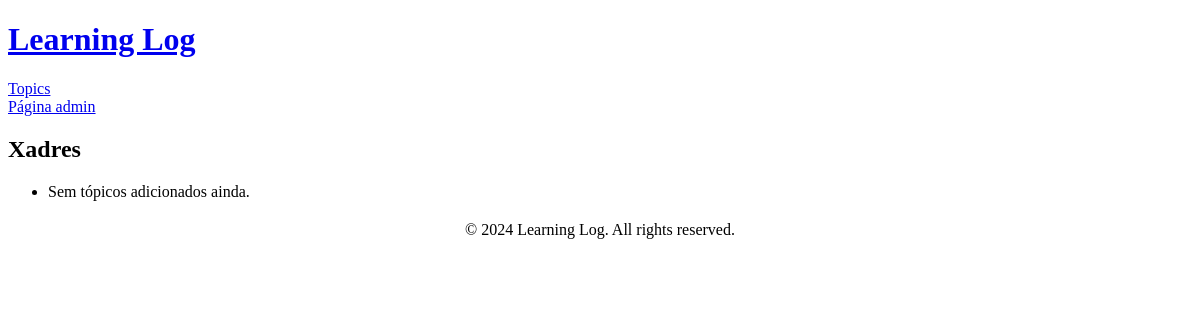
Page /topics/1/ on the earlier database version.
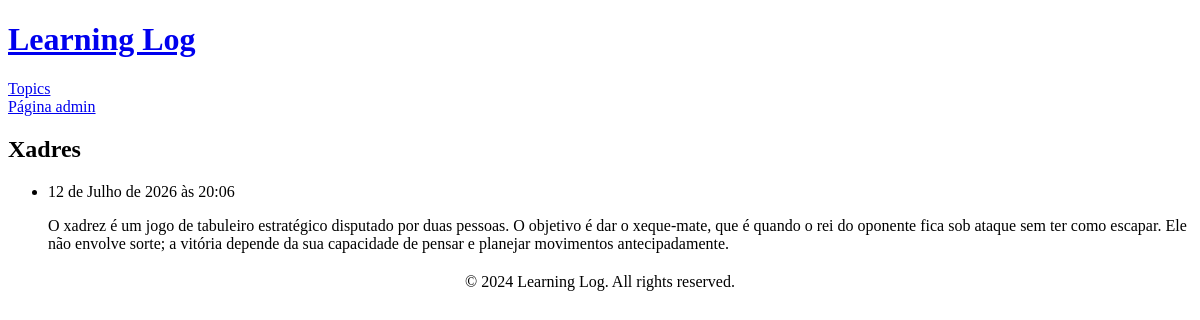
Same page on the later database version.
### learning_logs/models.py (models this page shows, shortened)
class Entry(models.Model):
    topic = models.ForeignKey(Topic, on_delete=models.CASCADE)
    """ o on_delete=models.CASCADE significa que se o tópico for excluído, todas as entradas relacionadas a ele também serão excluídas. """
    text = models.TextField()
    date_added = models.DateTimeField(auto_now_add=True)
    class Meta:
        verbose_name_plural = 'entries'

### learning_logs/views.py (the view)
# urls.py: path('topics/<topic_id>/', views.topic, name='topic'),
def topic(request, topic_id):
    topic = Topic.objects.get(id=topic_id)
    entries = topic.entry_set.order_by('-date_added')
    context = {'topic': topic,
               'entries': entries
              }
    return render(request, 'topic.html', context)

### learning_logs/models.py (called while the page is built)
    def __str__(self):
        return f"{self.text}"

### learning_logs/templates/topic.html
{% extends "base.html" %}
{% block content %}
    <h2>{{ topic }}</h2>
    <ul>
        {% for entry in entries %}
            <li>{{ entry.date_added }}</li>
            <p>{{ entry.text }}</p>
            {% empty %}
                <li>Sem tópicos adicionados ainda.</li>
        {% endfor %}
    </ul>
{% endblock content %}

Differences in the rows shown:
added Entry: date_added "12 de Julho de 2026 às 20:06", text "O xadrez é um jogo de tabuleiro estratégico disputado por duas pessoas. O objetivo é dar o xeque-mate, que é quando o rei do oponente fica sob ataque sem ter como escapar. Ele não envolve sorte; a vitória depende da sua capacidade de pensar e planejar movimentos antecipadamente."
Other differences:
text no longer shown: "Sem tópicos adicionados ainda."
